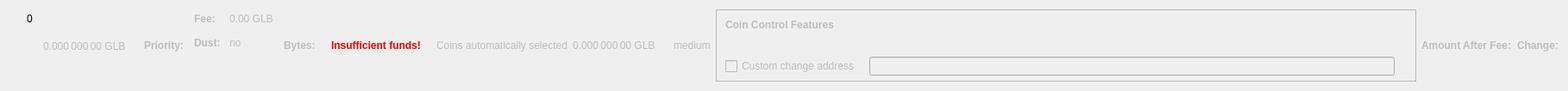
    <widget class="QWidget" name="dummyHideWidget" native="true">
     <property name="maximumSize">
      <size>
       <width>100</width>
       <height>22</height>
      </size>
     </property>
     <layout class="QHBoxLayout" name="dummyHideLayout">
      <item>
       <layout class="QFormLayout" name="formLayoutCoinControl1">
        <property name="horizontalSpacing">
         <number>10</number>
        </property>
        <property name="verticalSpacing">
         <number>14</number>
        </property>
        <property name="leftMargin">
         <number>10</number>
        </property>
        <property name="topMargin">
         <number>4</number>
        </property>
        <property name="rightMargin">
         <number>6</number>
        </property>
        <item row="0" column="1">
         <widget class="QLabel" name="labelCoinControlBytes">
          <property name="cursor">
           <cursorShape>IBeamCursor</cursorShape>
          </property>
          <property name="contextMenuPolicy">
           <enum>Qt::ActionsContextMenu</enum>
          </property>
          <property name="text">
           <string notr="true">0</string>
          </property>
          <property name="textInteractionFlags">
           <set>Qt::LinksAccessibleByMouse|Qt::TextSelectableByKeyboard|Qt::TextSelectableByMouse</set>
          </property>
         </widget>
        </item>
       </layout>
      </item>
      <item>
       <widget class="QLabel" name="labelCoinControlAfterFee">
        <property name="enabled">
         <bool>false</bool>
        </property>
        <property name="sizePolicy">
         <sizepolicy hsizetype="Fixed" vsizetype="Fixed">
          <horstretch>0</horstretch>
          <verstretch>0</verstretch>
         </sizepolicy>
        </property>
        <property name="minimumSize">
         <size>
          <width>111</width>
          <height>12</height>
         </size>
        </property>
        <property name="maximumSize">
         <size>
          <width>111</width>
          <height>12</height>
         </size>
        </property>
        <property name="cursor">
         <cursorShape>IBeamCursor</cursorShape>
        </property>
        <property name="contextMenuPolicy">
         <enum>Qt::ActionsContextMenu</enum>
        </property>
        <property name="text">
         <string notr="true">0.000 000 00 GLB</string>
        </property>
        <property name="textInteractionFlags">
         <set>Qt::LinksAccessibleByMouse|Qt::TextSelectableByKeyboard|Qt::TextSelectableByMouse</set>
        </property>
       </widget>
      </item>
      <item>
       <widget class="QLabel" name="labelCoinControlPriorityText">
        <property name="enabled">
         <bool>false</bool>
        </property>
        <property name="font">
         <font>
          <weight>75</weight>
          <bold>true</bold>
         </font>
        </property>
        <property name="text">
         <string>Priority:</string>
        </property>
       </widget>
      </item>
      <item>
       <layout class="QHBoxLayout" name="horizontalLayout"/>
      </item>
      <item>
       <layout class="QFormLayout" name="formLayoutCoinControl3">
        <property name="horizontalSpacing">
         <number>10</number>
        </property>
        <property name="verticalSpacing">
         <number>14</number>
        </property>
        <property name="leftMargin">
         <number>6</number>
        </property>
        <property name="topMargin">
         <number>4</number>
        </property>
        <property name="rightMargin">
         <number>6</number>
        </property>
        <item row="0" column="0">
         <widget class="QLabel" name="labelCoinControlFeeText">
          <property name="enabled">
           <bool>false</bool>
          </property>
          <property name="font">
           <font>
            <weight>75</weight>
            <bold>true</bold>
           </font>
          </property>
          <property name="text">
           <string>Fee:</string>
          </property>
          <property name="margin">
           <number>0</number>
          </property>
         </widget>
        </item>
        <item row="0" column="1">
         <widget class="QLabel" name="labelCoinControlFee">
          <property name="enabled">
           <bool>false</bool>
          </property>
          <property name="cursor">
           <cursorShape>IBeamCursor</cursorShape>
          </property>
          <property name="contextMenuPolicy">
           <enum>Qt::ActionsContextMenu</enum>
          </property>
          <property name="text">
           <string notr="true">0.00 GLB</string>
          </property>
          <property name="textInteractionFlags">
           <set>Qt::LinksAccessibleByMouse|Qt::TextSelectableByKeyboard|Qt::TextSelectableByMouse</set>
          </property>
         </widget>
        </item>
        <item row="1" column="0">
         <widget class="QLabel" name="labelCoinControlLowOutputText">
          <property name="enabled">
           <bool>false</bool>
          </property>
          <property name="font">
           <font>
            <weight>75</weight>
            <bold>true</bold>
           </font>
          </property>
          <property name="text">
           <string>Dust:</string>
          </property>
         </widget>
        </item>
        <item row="1" column="1">
         <widget class="QLabel" name="labelCoinControlLowOutput">
          <property name="enabled">
           <bool>false</bool>
          </property>
          <property name="cursor">
           <cursorShape>IBeamCursor</cursorShape>
          </property>
          <property name="contextMenuPolicy">
           <enum>Qt::ActionsContextMenu</enum>
          </property>
          <property name="text">
           <string>no</string>
          </property>
          <property name="textInteractionFlags">
           <set>Qt::LinksAccessibleByMouse|Qt::TextSelectableByKeyboard|Qt::TextSelectableByMouse</set>
          </property>
         </widget>
        </item>
       </layout>
      </item>
      <item>
       <widget class="QLabel" name="labelCoinControlBytesText">
        <property name="enabled">
         <bool>false</bool>
        </property>
        <property name="font">
         <font>
          <weight>75</weight>
          <bold>true</bold>
         </font>
        </property>
        <property name="text">
         <string>Bytes:</string>
        </property>
       </widget>
      </item>
      <item>
       <layout class="QFormLayout" name="formLayoutCoinControl2">
        <property name="horizontalSpacing">
         <number>10</number>
        </property>
        <property name="verticalSpacing">
         <number>14</number>
        </property>
        <property name="leftMargin">
         <number>6</number>
        </property>
        <property name="topMargin">
         <number>4</number>
        </property>
        <property name="rightMargin">
         <number>6</number>
        </property>
       </layout>
      </item>
      <item>
       <layout class="QHBoxLayout" name="horizontalLayoutCoinControl2">
        <property name="spacing">
         <number>8</number>
        </property>
        <property name="bottomMargin">
         <number>10</number>
        </property>
       </layout>
      </item>
      <item>
       <widget class="QLabel" name="labelCoinControlInsuffFunds">
        <property name="enabled">
         <bool>false</bool>
        </property>
        <property name="minimumSize">
         <size>
          <width>0</width>
          <height>0</height>
         </size>
        </property>
        <property name="font">
         <font>
          <weight>75</weight>
          <bold>true</bold>
         </font>
        </property>
        <property name="styleSheet">
         <string notr="true">color:red;font-weight:bold;</string>
        </property>
        <property name="text">
         <string>Insufficient funds!</string>
        </property>
        <property name="margin">
         <number>5</number>
        </property>
       </widget>
      </item>
      <item>
       <layout class="QFormLayout" name="formLayoutCoinControl4">
        <property name="horizontalSpacing">
         <number>10</number>
        </property>
        <property name="verticalSpacing">
         <number>14</number>
        </property>
        <property name="leftMargin">
         <number>6</number>
        </property>
        <property name="topMargin">
         <number>4</number>
        </property>
        <property name="rightMargin">
         <number>6</number>
        </property>
       </layout>
      </item>
      <item>
       <widget class="QLabel" name="labelCoinControlAutomaticallySelected">
        <property name="enabled">
         <bool>false</bool>
        </property>
        <property name="sizePolicy">
         <sizepolicy hsizetype="Fixed" vsizetype="Fixed">
          <horstretch>0</horstretch>
          <verstretch>0</verstretch>
         </sizepolicy>
        </property>
        <property name="minimumSize">
         <size>
          <width>0</width>
          <height>0</height>
         </size>
        </property>
        <property name="maximumSize">
         <size>
          <width>240</width>
          <height>16777215</height>
         </size>
        </property>
        <property name="text">
         <string>Coins automatically selected</string>
        </property>
        <property name="margin">
         <number>5</number>
        </property>
       </widget>
      </item>
      <item>
       <widget class="QLabel" name="labelCoinControlChange">
        <property name="enabled">
         <bool>false</bool>
        </property>
        <property name="sizePolicy">
         <sizepolicy hsizetype="Fixed" vsizetype="Fixed">
          <horstretch>0</horstretch>
          <verstretch>0</verstretch>
         </sizepolicy>
        </property>
        <property name="minimumSize">
         <size>
          <width>111</width>
          <height>0</height>
         </size>
        </property>
        <property name="maximumSize">
         <size>
          <width>111</width>
          <height>16777215</height>
         </size>
        </property>
        <property name="cursor">
         <cursorShape>IBeamCursor</cursorShape>
        </property>
        <property name="contextMenuPolicy">
         <enum>Qt::ActionsContextMenu</enum>
        </property>
        <property name="text">
         <string notr="true">0.000 000 00 GLB</string>
        </property>
        <property name="textInteractionFlags">
         <set>Qt::LinksAccessibleByMouse|Qt::TextSelectableByKeyboard|Qt::TextSelectableByMouse</set>
        </property>
       </widget>
      </item>
      <item>
       <widget class="QLabel" name="labelCoinControlPriority">
        <property name="enabled">
         <bool>false</bool>
        </property>
        <property name="cursor">
         <cursorShape>IBeamCursor</cursorShape>
        </property>
        <property name="contextMenuPolicy">
         <enum>Qt::ActionsContextMenu</enum>
        </property>
        <property name="text">
         <string>medium</string>
        </property>
        <property name="textInteractionFlags">
         <set>Qt::LinksAccessibleByMouse|Qt::TextSelectableByKeyboard|Qt::TextSelectableByMouse</set>
        </property>
       </widget>
      </item>
      <item>
       <widget class="QFrame" name="frameCoinControl">
        <property name="sizePolicy">
         <sizepolicy hsizetype="Expanding" vsizetype="Expanding">
          <horstretch>0</horstretch>
          <verstretch>0</verstretch>
         </sizepolicy>
        </property>
        <property name="maximumSize">
         <size>
          <width>16777215</width>
          <height>16777215</height>
         </size>
        </property>
        <property name="frameShape">
         <enum>QFrame::StyledPanel</enum>
        </property>
        <property name="frameShadow">
         <enum>QFrame::Sunken</enum>
        </property>
        <layout class="QVBoxLayout" name="verticalLayoutCoinControl2_2">
         <property name="spacing">
          <number>0</number>
         </property>
         <property name="leftMargin">
          <number>0</number>
         </property>
         <property name="topMargin">
          <number>0</number>
         </property>
         <property name="rightMargin">
          <number>0</number>
         </property>
         <property name="bottomMargin">
          <number>6</number>
         </property>
         <item>
          <layout class="QVBoxLayout" name="verticalLayoutCoinControl" stretch="0,0,0,1">
           <property name="spacing">
            <number>0</number>
           </property>
           <property name="leftMargin">
            <number>10</number>
           </property>
           <property name="topMargin">
            <number>10</number>
           </property>
           <item>
            <layout class="QHBoxLayout" name="horizontalLayoutCoinControl1">
             <property name="bottomMargin">
              <number>15</number>
             </property>
             <item>
              <widget class="QLabel" name="labelCoinControlFeatures">
               <property name="enabled">
                <bool>false</bool>
               </property>
               <property name="sizePolicy">
                <sizepolicy hsizetype="Preferred" vsizetype="Maximum">
                 <horstretch>0</horstretch>
                 <verstretch>0</verstretch>
                </sizepolicy>
               </property>
               <property name="font">
                <font>
                 <weight>75</weight>
                 <bold>true</bold>
                </font>
               </property>
               <property name="styleSheet">
                <string notr="true">font-weight:bold;</string>
               </property>
               <property name="text">
                <string>Coin Control Features</string>
               </property>
              </widget>
             </item>
            </layout>
           </item>
           <item>
            <widget class="QWidget" name="widgetCoinControl" native="true">
             <property name="sizePolicy">
              <sizepolicy hsizetype="Preferred" vsizetype="Preferred">
               <horstretch>0</horstretch>
               <verstretch>0</verstretch>
              </sizepolicy>
             </property>
             <property name="minimumSize">
              <size>
               <width>0</width>
               <height>0</height>
              </size>
             </property>
             <property name="styleSheet">
              <string notr="true"/>
             </property>
             <layout class="QHBoxLayout" name="horizontalLayoutCoinControl5_2">
              <property name="leftMargin">
               <number>0</number>
              </property>
              <property name="topMargin">
               <number>0</number>
              </property>
              <property name="rightMargin">
               <number>0</number>
              </property>
              <property name="bottomMargin">
               <number>0</number>
              </property>
              <item>
               <layout class="QHBoxLayout" name="horizontalLayoutCoinControl3">
                <property name="spacing">
                 <number>20</number>
                </property>
                <property name="topMargin">
                 <number>0</number>
                </property>
                <property name="bottomMargin">
                 <number>10</number>
                </property>
               </layout>
              </item>
             </layout>
            </widget>
           </item>
           <item>
            <layout class="QHBoxLayout" name="horizontalLayoutCoinControl4" stretch="0,0,0">
             <property name="spacing">
              <number>12</number>
             </property>
             <property name="sizeConstraint">
              <enum>QLayout::SetDefaultConstraint</enum>
             </property>
             <property name="topMargin">
              <number>5</number>
             </property>
             <property name="rightMargin">
              <number>5</number>
             </property>
             <item>
              <widget class="QCheckBox" name="checkBoxCoinControlChange">
               <property name="enabled">
                <bool>false</bool>
               </property>
               <property name="toolTip">
                <string>If this is activated, but the change address is empty or invalid, change will be sent to a newly generated address.</string>
               </property>
               <property name="text">
                <string>Custom change address</string>
               </property>
              </widget>
             </item>
             <item>
              <widget class="QValidatedLineEdit" name="lineEditCoinControlChange">
               <property name="enabled">
                <bool>false</bool>
               </property>
               <property name="sizePolicy">
                <sizepolicy hsizetype="Expanding" vsizetype="Fixed">
                 <horstretch>0</horstretch>
                 <verstretch>0</verstretch>
                </sizepolicy>
               </property>
              </widget>
             </item>
             <item>
              <widget class="QLabel" name="labelCoinControlChangeLabel_2">
               <property name="sizePolicy">
                <sizepolicy hsizetype="Preferred" vsizetype="Expanding">
                 <horstretch>0</horstretch>
                 <verstretch>0</verstretch>
                </sizepolicy>
               </property>
               <property name="minimumSize">
                <size>
                 <width>0</width>
                 <height>0</height>
                </size>
               </property>
               <property name="text">
                <string/>
               </property>
               <property name="margin">
                <number>3</number>
               </property>
              </widget>
             </item>
            </layout>
           </item>
           <item>
            <spacer name="verticalSpacerCoinControl">
             <property name="orientation">
              <enum>Qt::Vertical</enum>
             </property>
             <property name="sizeHint" stdset="0">
              <size>
               <width>800</width>
               <height>1</height>
              </size>
             </property>
            </spacer>
           </item>
          </layout>
         </item>
        </layout>
       </widget>
      </item>
      <item>
       <widget class="QLabel" name="labelCoinControlAfterFeeText">
        <property name="enabled">
         <bool>false</bool>
        </property>
        <property name="minimumSize">
         <size>
          <width>0</width>
          <height>0</height>
         </size>
        </property>
        <property name="maximumSize">
         <size>
          <width>16777215</width>
          <height>16777215</height>
         </size>
        </property>
        <property name="font">
         <font>
          <weight>75</weight>
          <bold>true</bold>
         </font>
        </property>
        <property name="text">
         <string>Amount After Fee:</string>
        </property>
        <property name="alignment">
         <set>Qt::AlignLeading|Qt::AlignLeft|Qt::AlignVCenter</set>
        </property>
        <property name="margin">
         <number>0</number>
        </property>
       </widget>
      </item>
      <item>
       <widget class="QLabel" name="labelCoinControlChangeText">
        <property name="enabled">
         <bool>false</bool>
        </property>
        <property name="sizePolicy">
         <sizepolicy hsizetype="Preferred" vsizetype="Preferred">
          <horstretch>0</horstretch>
          <verstretch>0</verstretch>
         </sizepolicy>
        </property>
        <property name="minimumSize">
         <size>
          <width>0</width>
          <height>0</height>
         </size>
        </property>
        <property name="maximumSize">
         <size>
          <width>16777215</width>
          <height>16777215</height>
         </size>
        </property>
        <property name="font">
         <font>
          <weight>75</weight>
          <bold>true</bold>
         </font>
        </property>
        <property name="text">
         <string>Change:</string>
        </property>
        <property name="alignment">
         <set>Qt::AlignLeading|Qt::AlignLeft|Qt::AlignVCenter</set>
        </property>
       </widget>
      </item>
     </layout>
    </widget>
